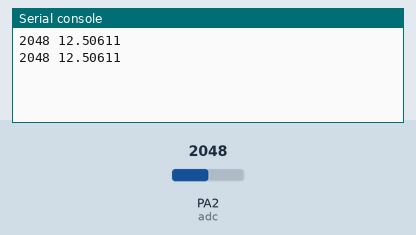
Recording of a program running on a simulated pyboard running MicroPython. Parts: the last lines printed to the serial console. Inputs (shaded band) come from the test bench; at power-on: PA2 (adc) = 2048 (analog values on the 0–4095 scale).

Above: at 1.2 s.
1.3 s: PA2 (adc) set to 2866
At 2.6 s:
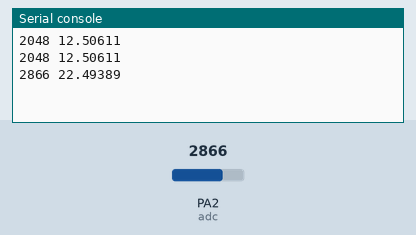
2.8 s: PA2 (adc) set to 3603
At 3.8 s:
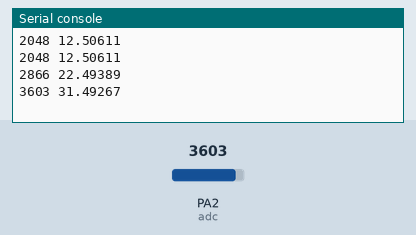
Timing chart, 0 to 5.8 s (numbered marks = the images above; inputs shaded):
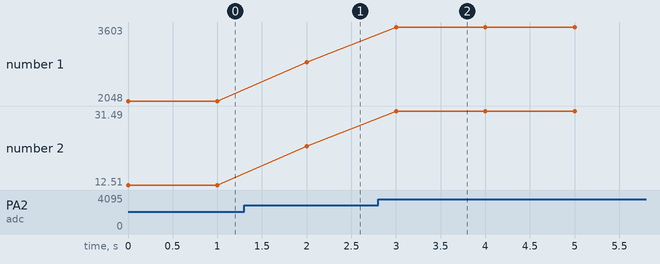

Measured:
- after the input at 1.3 s, the serial console: prints a new line after 0.70 s (image 1)
- after the input at 2.8 s, the serial console: prints a new line after 0.20 s (image 2)
- plotted number 1: 2048 → 2866 after the input at 1.3 s, 2866 → 3603 after the input at 2.8 s
- plotted number 2: 12.51 → 22.49 after the input at 1.3 s, 22.49 → 31.49 after the input at 2.8 s

The program:

MP3V5004DP.py
```python
# Capteur de pression différentiel MP3V5004DP
# 0-400mm H20 -> 0-3V

from pyb import Pin, ADC
from time import sleep_ms

adc = ADC(Pin("A2"))

while True:
    N = adc.read()
    P = 50*(N/4095-0.25)
    print(N, P)
    sleep_ms(1000)
```
